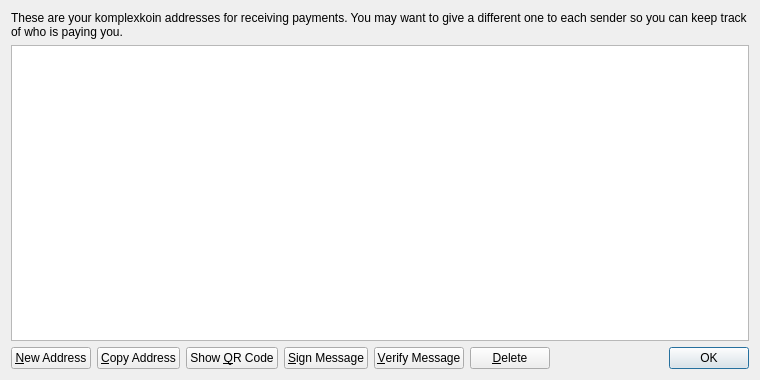
<?xml version="1.0" encoding="UTF-8"?>
<ui version="4.0">
 <class>AddressBookPage</class>
 <widget class="QWidget" name="AddressBookPage">
  <property name="geometry">
   <rect>
    <x>0</x>
    <y>0</y>
    <width>760</width>
    <height>380</height>
   </rect>
  </property>
  <property name="windowTitle">
   <string>Address Book</string>
  </property>
  <layout class="QVBoxLayout" name="verticalLayout">
   <item>
    <widget class="QLabel" name="labelExplanation">
     <property name="text">
      <string>These are your komplexkoin addresses for receiving payments. You may want to give a different one to each sender so you can keep track of who is paying you.</string>
     </property>
     <property name="textFormat">
      <enum>Qt::PlainText</enum>
     </property>
     <property name="wordWrap">
      <bool>true</bool>
     </property>
    </widget>
   </item>
   <item>
    <widget class="QTableView" name="tableView">
     <property name="contextMenuPolicy">
      <enum>Qt::CustomContextMenu</enum>
     </property>
     <property name="toolTip">
      <string>Double-click to edit address or label</string>
     </property>
     <property name="tabKeyNavigation">
      <bool>false</bool>
     </property>
     <property name="alternatingRowColors">
      <bool>true</bool>
     </property>
     <property name="selectionMode">
      <enum>QAbstractItemView::SingleSelection</enum>
     </property>
     <property name="selectionBehavior">
      <enum>QAbstractItemView::SelectRows</enum>
     </property>
     <property name="sortingEnabled">
      <bool>true</bool>
     </property>
     <attribute name="verticalHeaderVisible">
      <bool>false</bool>
     </attribute>
    </widget>
   </item>
   <item>
    <layout class="QHBoxLayout" name="horizontalLayout">
     <item>
      <widget class="QPushButton" name="newAddressButton">
       <property name="toolTip">
        <string>Create a new address</string>
       </property>
       <property name="text">
        <string>&amp;New Address</string>
       </property>
       <property name="icon">
        <iconset resource="../bitcoin.qrc">
         <normaloff>:/icons/add</normaloff>:/icons/add</iconset>
       </property>
      </widget>
     </item>
     <item>
      <widget class="QPushButton" name="copyToClipboard">
       <property name="toolTip">
        <string>Copy the currently selected address to the system clipboard</string>
       </property>
       <property name="text">
        <string>&amp;Copy Address</string>
       </property>
       <property name="icon">
        <iconset resource="../bitcoin.qrc">
         <normaloff>:/icons/editcopy</normaloff>:/icons/editcopy</iconset>
       </property>
      </widget>
     </item>
     <item>
      <widget class="QPushButton" name="showQRCode">
       <property name="text">
        <string>Show &amp;QR Code</string>
       </property>
       <property name="icon">
        <iconset resource="../bitcoin.qrc">
         <normaloff>:/icons/qrcode</normaloff>:/icons/qrcode</iconset>
       </property>
      </widget>
     </item>
     <item>
      <widget class="QPushButton" name="signMessage">
       <property name="toolTip">
        <string>Sign a message to prove you own a Bitcoin address</string>
       </property>
       <property name="text">
        <string>&amp;Sign Message</string>
       </property>
       <property name="icon">
        <iconset resource="../bitcoin.qrc">
         <normaloff>:/icons/edit</normaloff>:/icons/edit</iconset>
       </property>
      </widget>
     </item>
     <item>
      <widget class="QPushButton" name="verifyMessage">
       <property name="toolTip">
        <string>Verify a message to ensure it was signed with a specified Bitcoin address</string>
       </property>
       <property name="text">
        <string>&amp;Verify Message</string>
       </property>
       <property name="icon">
        <iconset resource="../bitcoin.qrc">
         <normaloff>:/icons/transaction_0</normaloff>:/icons/transaction_0</iconset>
       </property>
      </widget>
     </item>
     <item>
      <widget class="QPushButton" name="deleteButton">
       <property name="toolTip">
        <string>Delete the currently selected address from the list. Only sending addresses can be deleted.</string>
       </property>
       <property name="text">
        <string>&amp;Delete</string>
       </property>
       <property name="icon">
        <iconset resource="../bitcoin.qrc">
         <normaloff>:/icons/remove</normaloff>:/icons/remove</iconset>
       </property>
      </widget>
     </item>
     <item>
      <spacer name="horizontalSpacer">
       <property name="orientation">
        <enum>Qt::Horizontal</enum>
       </property>
       <property name="sizeHint" stdset="0">
        <size>
         <width>40</width>
         <height>20</height>
        </size>
       </property>
      </spacer>
     </item>
     <item>
      <widget class="QDialogButtonBox" name="buttonBox">
       <property name="sizePolicy">
        <sizepolicy hsizetype="Maximum" vsizetype="Fixed">
         <horstretch>0</horstretch>
         <verstretch>0</verstretch>
        </sizepolicy>
       </property>
       <property name="standardButtons">
        <set>QDialogButtonBox::Ok</set>
       </property>
      </widget>
     </item>
    </layout>
   </item>
  </layout>
 </widget>
 <resources>
  <include location="../bitcoin.qrc"/>
 </resources>
 <connections/>
</ui>
